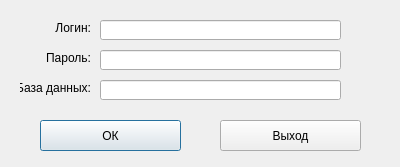
<?xml version="1.0" encoding="UTF-8"?>
<ui version="4.0">
 <class>LoginForm</class>
 <widget class="QDialog" name="LoginForm">
  <property name="geometry">
   <rect>
    <x>0</x>
    <y>0</y>
    <width>400</width>
    <height>167</height>
   </rect>
  </property>
  <property name="minimumSize">
   <size>
    <width>400</width>
    <height>167</height>
   </size>
  </property>
  <property name="maximumSize">
   <size>
    <width>400</width>
    <height>167</height>
   </size>
  </property>
  <property name="windowTitle">
   <string>Авторизация</string>
  </property>
  <widget class="QLabel" name="label">
   <property name="geometry">
    <rect>
     <x>50</x>
     <y>20</y>
     <width>41</width>
     <height>16</height>
    </rect>
   </property>
   <property name="text">
    <string>Логин:</string>
   </property>
   <property name="alignment">
    <set>Qt::AlignRight|Qt::AlignTrailing|Qt::AlignVCenter</set>
   </property>
  </widget>
  <widget class="QLabel" name="label_2">
   <property name="geometry">
    <rect>
     <x>40</x>
     <y>50</y>
     <width>51</width>
     <height>16</height>
    </rect>
   </property>
   <property name="text">
    <string>Пароль:</string>
   </property>
   <property name="alignment">
    <set>Qt::AlignRight|Qt::AlignTrailing|Qt::AlignVCenter</set>
   </property>
  </widget>
  <widget class="QLabel" name="label_3">
   <property name="geometry">
    <rect>
     <x>20</x>
     <y>80</y>
     <width>71</width>
     <height>16</height>
    </rect>
   </property>
   <property name="text">
    <string>База данных:</string>
   </property>
   <property name="alignment">
    <set>Qt::AlignRight|Qt::AlignTrailing|Qt::AlignVCenter</set>
   </property>
  </widget>
  <widget class="QLineEdit" name="txtLogin">
   <property name="geometry">
    <rect>
     <x>100</x>
     <y>20</y>
     <width>241</width>
     <height>20</height>
    </rect>
   </property>
   <property name="text">
    <string/>
   </property>
  </widget>
  <widget class="QLineEdit" name="txtPassword">
   <property name="geometry">
    <rect>
     <x>100</x>
     <y>50</y>
     <width>241</width>
     <height>20</height>
    </rect>
   </property>
   <property name="inputMask">
    <string/>
   </property>
   <property name="text">
    <string/>
   </property>
   <property name="echoMode">
    <enum>QLineEdit::Password</enum>
   </property>
   <property name="placeholderText">
    <string/>
   </property>
  </widget>
  <widget class="QLineEdit" name="txtDB">
   <property name="geometry">
    <rect>
     <x>100</x>
     <y>80</y>
     <width>241</width>
     <height>20</height>
    </rect>
   </property>
   <property name="text">
    <string/>
   </property>
  </widget>
  <widget class="QPushButton" name="btnOK">
   <property name="geometry">
    <rect>
     <x>40</x>
     <y>120</y>
     <width>141</width>
     <height>31</height>
    </rect>
   </property>
   <property name="text">
    <string>ОК</string>
   </property>
  </widget>
  <widget class="QPushButton" name="btnCancel">
   <property name="geometry">
    <rect>
     <x>220</x>
     <y>120</y>
     <width>141</width>
     <height>31</height>
    </rect>
   </property>
   <property name="text">
    <string>Выход</string>
   </property>
  </widget>
 </widget>
 <resources/>
 <connections>
  <connection>
   <sender>btnCancel</sender>
   <signal>pressed()</signal>
   <receiver>LoginForm</receiver>
   <slot>close()</slot>
   <hints>
    <hint type="sourcelabel">
     <x>290</x>
     <y>135</y>
    </hint>
    <hint type="destinationlabel">
     <x>199</x>
     <y>83</y>
    </hint>
   </hints>
  </connection>
 </connections>
</ui>
